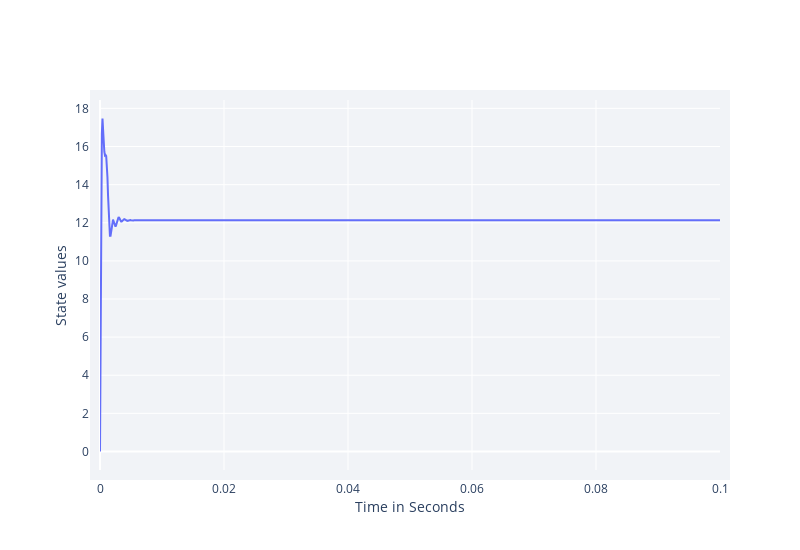

Notebook source saved alongside this figure:
### Markdown cell above
The learning curve of accumulated reward per episode is printed to the command line/output window as shown above.

After the training, the `Simulate()` function is used to run a test epiode without action noise and the state to be controlled ($i_\mathrm{L1}$) is plotted:

### Code cell
states_to_plot = ["source1_i_L1"]
hook = DataHook(collect_state_ids = states_to_plot)

Simulate(controller, env, hook=hook)

RenderHookResults(hook = hook,
                  states_to_plot  = states_to_plot)

### Figure 1 — Plotly figure (JSON) as saved in the notebook; plotly's stock layout.template omitted (floating-point values rounded to 4 significant figures; data arrays with more than 128 entries replaced by an {"elided": "..."} marker saying what was removed)
{"data": [{"mode": "lines", "name": "source1_i_L1", "type": "scatter", "x": {"elided": "1001 float values"}, "y": {"elided": "1001 float values"}}], "layout": {"height": 550, "legend": {"orientation": "h", "x": 1, "xanchor": "right", "y": 1.02, "yanchor": "bottom"}, "margin": {"b": 80, "l": 100, "pad": 10, "r": 80, "t": 100}, "plot_bgcolor": "#f1f3f7", "width": 800, "xaxis": {"title": {"text": "Time in Seconds"}}, "yaxis": {"title": {"text": "State values"}}, "yaxis2": {"overlaying": "y", "side": "right", "title": "Action values", "titlefont": {"color": "orange"}}}}
